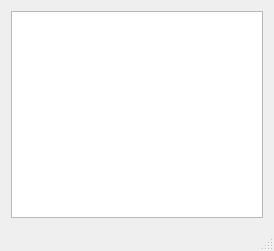
<?xml version="1.0" encoding="UTF-8"?>
<ui version="4.0">
 <class>MainWindow</class>
 <widget class="QMainWindow" name="MainWindow">
  <property name="geometry">
   <rect>
    <x>0</x>
    <y>0</y>
    <width>274</width>
    <height>251</height>
   </rect>
  </property>
  <property name="windowTitle">
   <string>045.QT_SQLTable</string>
  </property>
  <widget class="QWidget" name="centralWidget">
   <layout class="QVBoxLayout" name="verticalLayout">
    <item>
     <widget class="QTableView" name="tableView"/>
    </item>
   </layout>
  </widget>
  <widget class="QStatusBar" name="statusBar"/>
 </widget>
 <layoutdefault spacing="6" margin="11"/>
 <resources/>
 <connections/>
</ui>
